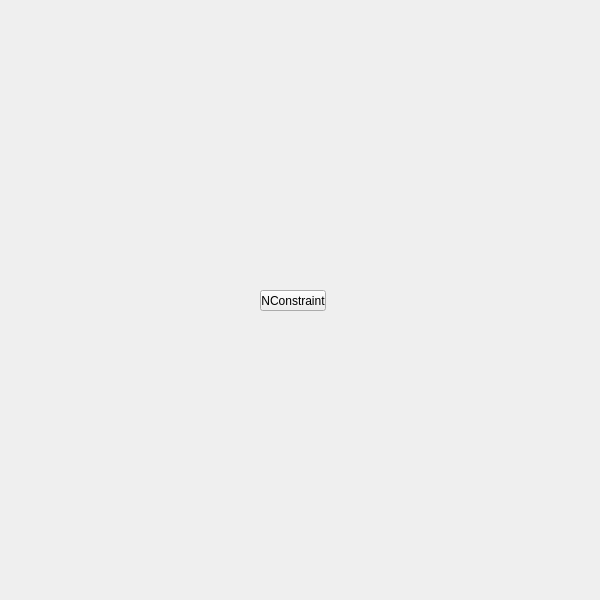
<?xml version="1.0" encoding="UTF-8"?>
<ui version="4.0">
 <class>QtUi</class>
 <widget class="QMainWindow" name="QtUi">
  <property name="enabled">
   <bool>true</bool>
  </property>
  <property name="geometry">
   <rect>
    <x>0</x>
    <y>0</y>
    <width>600</width>
    <height>600</height>
   </rect>
  </property>
  <property name="sizePolicy">
   <sizepolicy hsizetype="Ignored" vsizetype="Ignored">
    <horstretch>0</horstretch>
    <verstretch>0</verstretch>
   </sizepolicy>
  </property>
  <property name="minimumSize">
   <size>
    <width>0</width>
    <height>0</height>
   </size>
  </property>
  <property name="maximumSize">
   <size>
    <width>600</width>
    <height>600</height>
   </size>
  </property>
  <property name="toolButtonStyle">
   <enum>Qt::ToolButtonIconOnly</enum>
  </property>
  <property name="tabShape">
   <enum>QTabWidget::Triangular</enum>
  </property>
  <property name="dockNestingEnabled">
   <bool>true</bool>
  </property>
  <property name="dockOptions">
   <set>QMainWindow::AllowNestedDocks|QMainWindow::AllowTabbedDocks|QMainWindow::AnimatedDocks|QMainWindow::ForceTabbedDocks</set>
  </property>
  <widget class="QWidget" name="widget">
   <property name="sizePolicy">
    <sizepolicy hsizetype="Ignored" vsizetype="Ignored">
     <horstretch>0</horstretch>
     <verstretch>0</verstretch>
    </sizepolicy>
   </property>
   <widget class="QPushButton" name="i037">
    <property name="geometry">
     <rect>
      <x>260</x>
      <y>290</y>
      <width>66</width>
      <height>21</height>
     </rect>
    </property>
    <property name="minimumSize">
     <size>
      <width>0</width>
      <height>21</height>
     </size>
    </property>
    <property name="maximumSize">
     <size>
      <width>66</width>
      <height>21</height>
     </size>
    </property>
    <property name="accessibleName">
     <string>nconstraint</string>
    </property>
    <property name="text">
     <string>NConstraint</string>
    </property>
   </widget>
  </widget>
 </widget>
 <resources/>
 <connections/>
 <designerdata>
  <property name="gridDeltaX">
   <number>5</number>
  </property>
  <property name="gridDeltaY">
   <number>10</number>
  </property>
  <property name="gridSnapX">
   <bool>true</bool>
  </property>
  <property name="gridSnapY">
   <bool>true</bool>
  </property>
  <property name="gridVisible">
   <bool>true</bool>
  </property>
 </designerdata>
</ui>
